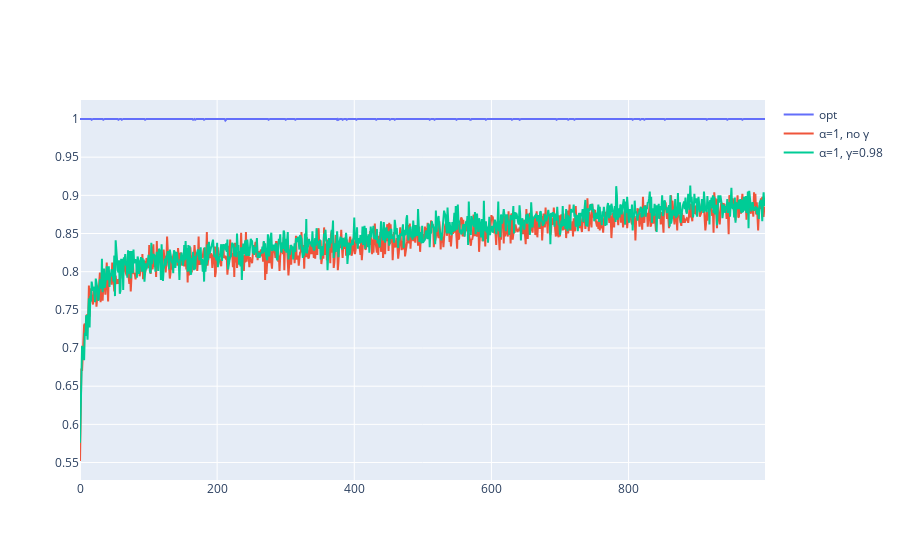

Notebook code cell kept with this figure:
### Code cell
fig = go.Figure(data=[
    go.Scatter(x=np.arange(n), y=np.mean(rewards_opt[None], axis=0), name='opt'),
    go.Scatter(x=np.arange(n), y=np.mean(rewards[None], axis=0), name='α=1, no γ'),
    go.Scatter(x=np.arange(n), y=np.mean(rewards[0.98], axis=0), name='α=1, γ=0.98'),
]).show()

### Figure 1 — Plotly figure (JSON) as saved in the notebook; plotly's stock layout.template omitted (floating-point values rounded to 4 significant figures; data arrays with more than 128 entries replaced by an {"elided": "..."} marker saying what was removed)
{"data": [{"name": "opt", "type": "scatter", "x": {"elided": "1000 int values"}, "y": {"elided": "1000 float values"}}, {"name": "α=1, no γ", "type": "scatter", "x": {"elided": "1000 int values"}, "y": {"elided": "1000 float values"}}, {"name": "α=1, γ=0.98", "type": "scatter", "x": {"elided": "1000 int values"}, "y": {"elided": "1000 float values"}}], "layout": {"autosize": true, "xaxis": {"autorange": true, "range": [0, 999], "type": "linear"}, "yaxis": {"autorange": true, "range": [0.5271, 1.025], "type": "linear"}}}
